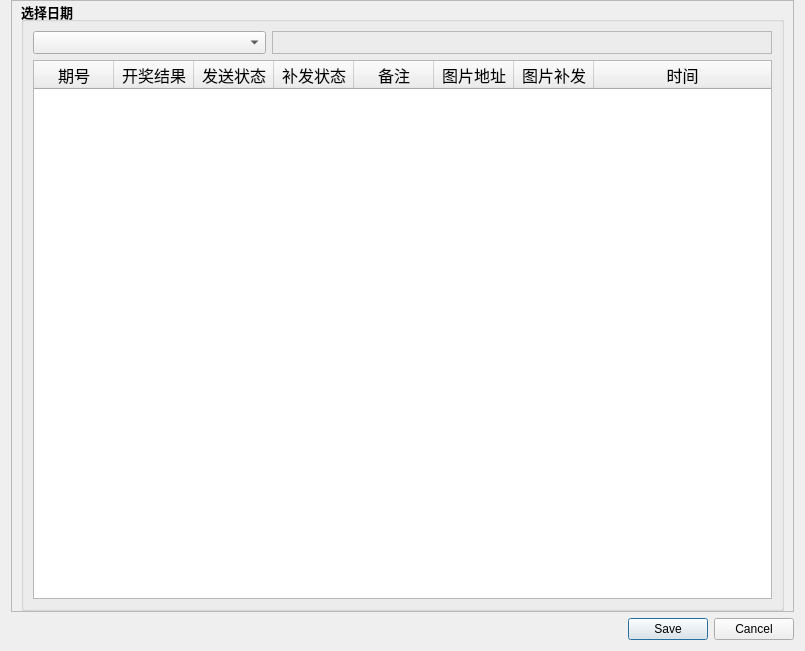
<?xml version="1.0" encoding="UTF-8"?>
<ui version="4.0">
 <class>Dialog_Kaj789_Ui</class>
 <widget class="QDialog" name="Dialog_Kaj789_Ui">
  <property name="geometry">
   <rect>
    <x>0</x>
    <y>0</y>
    <width>805</width>
    <height>651</height>
   </rect>
  </property>
  <property name="minimumSize">
   <size>
    <width>560</width>
    <height>280</height>
   </size>
  </property>
  <property name="maximumSize">
   <size>
    <width>5000</width>
    <height>5000</height>
   </size>
  </property>
  <property name="windowTitle">
   <string>开奖结果</string>
  </property>
  <layout class="QGridLayout" name="gridLayout">
   <property name="topMargin">
    <number>0</number>
   </property>
   <item row="1" column="1">
    <widget class="QDialogButtonBox" name="buttonBox">
     <property name="minimumSize">
      <size>
       <width>0</width>
       <height>0</height>
      </size>
     </property>
     <property name="orientation">
      <enum>Qt::Orientation::Horizontal</enum>
     </property>
     <property name="standardButtons">
      <set>QDialogButtonBox::StandardButton::Cancel|QDialogButtonBox::StandardButton::Save</set>
     </property>
    </widget>
   </item>
   <item row="0" column="0" colspan="2">
    <widget class="QFrame" name="frame">
     <property name="minimumSize">
      <size>
       <width>0</width>
       <height>200</height>
      </size>
     </property>
     <property name="maximumSize">
      <size>
       <width>16777215</width>
       <height>16777215</height>
      </size>
     </property>
     <property name="frameShape">
      <enum>QFrame::Shape::StyledPanel</enum>
     </property>
     <property name="frameShadow">
      <enum>QFrame::Shadow::Raised</enum>
     </property>
     <layout class="QGridLayout" name="gridLayout_2">
      <property name="topMargin">
       <number>0</number>
      </property>
      <property name="bottomMargin">
       <number>0</number>
      </property>
      <item row="0" column="0" colspan="3">
       <widget class="QGroupBox" name="groupBox">
        <property name="minimumSize">
         <size>
          <width>0</width>
          <height>50</height>
         </size>
        </property>
        <property name="font">
         <font>
          <pointsize>10</pointsize>
          <bold>true</bold>
         </font>
        </property>
        <property name="title">
         <string>选择日期</string>
        </property>
        <layout class="QGridLayout" name="gridLayout_3">
         <item row="0" column="0">
          <widget class="QComboBox" name="comboBox_kaj789"/>
         </item>
         <item row="0" column="1">
          <widget class="QFrame" name="frame_2">
           <property name="minimumSize">
            <size>
             <width>500</width>
             <height>0</height>
            </size>
           </property>
           <property name="frameShape">
            <enum>QFrame::Shape::StyledPanel</enum>
           </property>
           <property name="frameShadow">
            <enum>QFrame::Shadow::Raised</enum>
           </property>
          </widget>
         </item>
         <item row="1" column="0" colspan="2">
          <widget class="QTableWidget" name="tableWidget_kaj789">
           <property name="minimumSize">
            <size>
             <width>280</width>
             <height>150</height>
            </size>
           </property>
           <property name="maximumSize">
            <size>
             <width>16777215</width>
             <height>16777215</height>
            </size>
           </property>
           <property name="font">
            <font>
             <family>微软雅黑</family>
             <pointsize>12</pointsize>
             <bold>false</bold>
            </font>
           </property>
           <property name="selectionBehavior">
            <enum>QAbstractItemView::SelectionBehavior::SelectRows</enum>
           </property>
           <attribute name="horizontalHeaderDefaultSectionSize">
            <number>80</number>
           </attribute>
           <attribute name="horizontalHeaderStretchLastSection">
            <bool>true</bool>
           </attribute>
           <column>
            <property name="text">
             <string>期号</string>
            </property>
           </column>
           <column>
            <property name="text">
             <string>开奖结果</string>
            </property>
           </column>
           <column>
            <property name="text">
             <string>发送状态</string>
            </property>
           </column>
           <column>
            <property name="text">
             <string>补发状态</string>
            </property>
           </column>
           <column>
            <property name="text">
             <string>备注</string>
            </property>
           </column>
           <column>
            <property name="text">
             <string>图片地址</string>
            </property>
           </column>
           <column>
            <property name="text">
             <string>图片补发</string>
            </property>
           </column>
           <column>
            <property name="text">
             <string>时间</string>
            </property>
           </column>
          </widget>
         </item>
        </layout>
       </widget>
      </item>
     </layout>
    </widget>
   </item>
  </layout>
 </widget>
 <resources/>
 <connections>
  <connection>
   <sender>buttonBox</sender>
   <signal>accepted()</signal>
   <receiver>Dialog_Kaj789_Ui</receiver>
   <slot>accept()</slot>
   <hints>
    <hint type="sourcelabel">
     <x>248</x>
     <y>254</y>
    </hint>
    <hint type="destinationlabel">
     <x>157</x>
     <y>274</y>
    </hint>
   </hints>
  </connection>
  <connection>
   <sender>buttonBox</sender>
   <signal>rejected()</signal>
   <receiver>Dialog_Kaj789_Ui</receiver>
   <slot>reject()</slot>
   <hints>
    <hint type="sourcelabel">
     <x>316</x>
     <y>260</y>
    </hint>
    <hint type="destinationlabel">
     <x>286</x>
     <y>274</y>
    </hint>
   </hints>
  </connection>
 </connections>
</ui>
